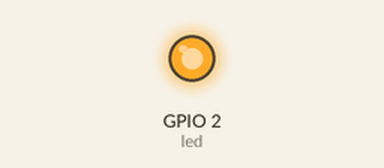
The program below on a simulated ESP32 board running MicroPython. On the bench: output pins drawn as LEDs (lit = HIGH). What the program prints to the serial console is not drawn.

Above: at 0.1 s.
Timing chart, 0 to 1.6 s (numbered marks = the images above):
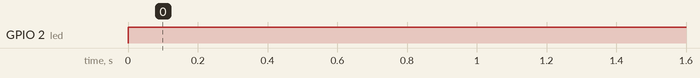

The program:

QRD1114_sensor.py
```python
from machine import Pin
import time

# GPIO setup
SENSOR_PIN = 17
LED_PIN = 2  # Ingebouwde LED op de meeste ESP32 boards

# Pins configureren
sensor = Pin(SENSOR_PIN, Pin.IN)
led = Pin(LED_PIN, Pin.OUT)

def read_QRD1114sensor():
    # Lees sensor waarde
    return sensor.value()

def main():
    try:
        while True:
            sensor_waarde = read_QRD1114sensor()
            if sensor_waarde == 0:
                print("Object gedetecteerd!")
                led.on()
            else:
                print("Geen object.")
                led.off()
            time.sleep(0.1)
    except KeyboardInterrupt:
        print("\nProgramma gestopt")

if __name__ == "__main__":
    main()
```

Measured:
- by itself, GPIO 2 (led): LOW → HIGH at 0.00 s
